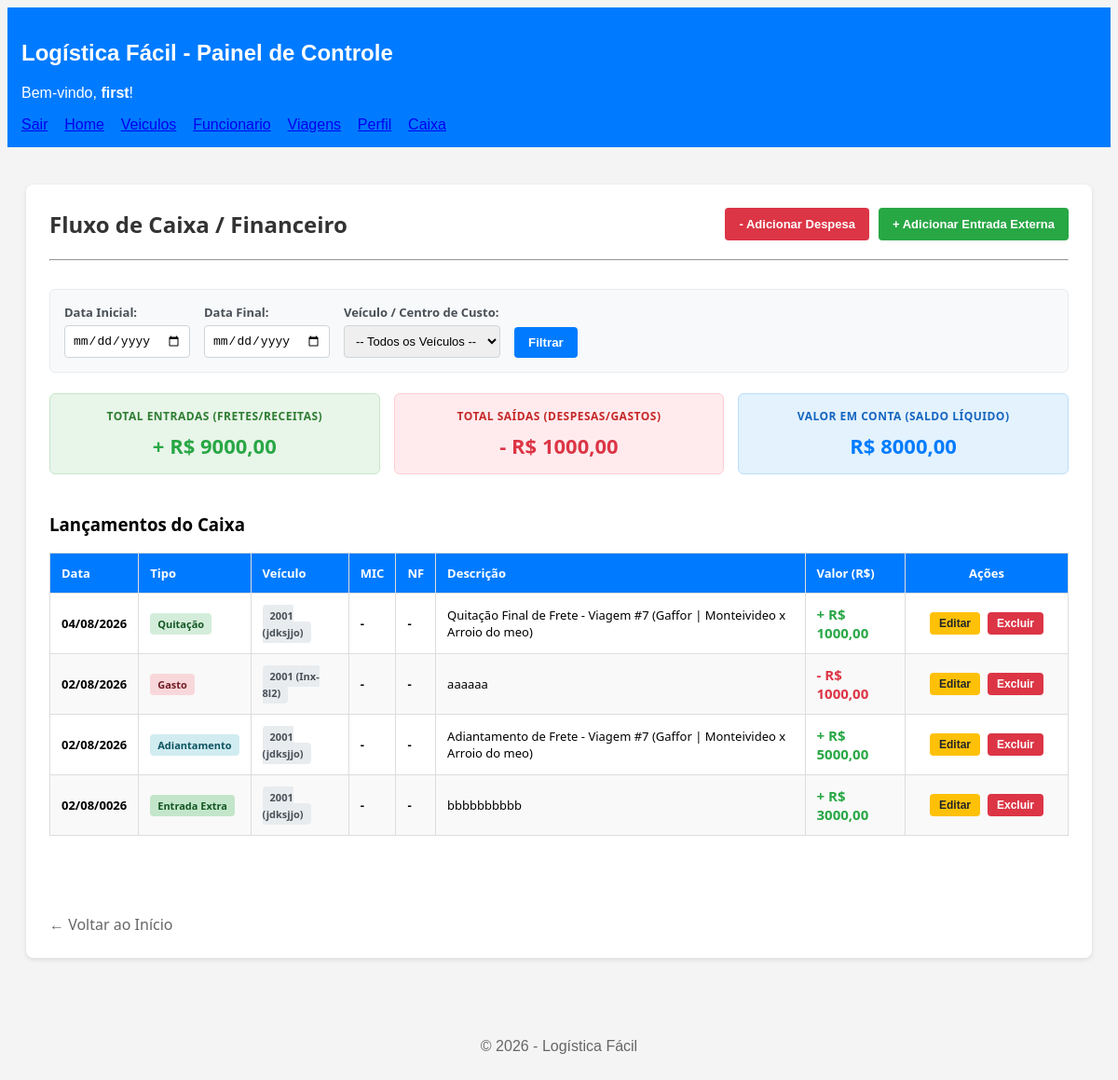
/caixa/ (signed in), run on the app's committed database.
### app/models.py (models this page shows, shortened)
class Caixa(models.Model):
    TIPO_CHOICES = [
        ('despesa', 'Despesa / Gasto (-)'),
        ('adiantamento', 'Recebimento - Adiantamento (+)'),
        ('quitacao', 'Recebimento - Quitação (+)'),
        ('receita_extra', 'Entrada Externa / Receita (+)'),
    ]
    usuario = models.ForeignKey(User, on_delete=models.CASCADE, verbose_name="Usuário", db_index=True)
    data = models.DateField(verbose_name="Data", db_index=True)
    valor_entrada = models.DecimalField(max_digits=10, decimal_places=2, default=0.00, verbose_name="Valor Entrada (+)")
    valor_saida = models.DecimalField(max_digits=10, decimal_places=2, default=0.00, verbose_name="Valor Saída (-)")
    tipo = models.CharField(max_length=20, choices=TIPO_CHOICES, verbose_name="Tipo de Lançamento")
    centro_de_custo = models.CharField(max_length=100, verbose_name="Centro de Custo / Veículo")
    viagem = models.ForeignKey('Viagem', on_delete=models.CASCADE, blank=True, null=True, verbose_name="Viagem Origem")
    descricao = models.TextField(verbose_name="Descrição")
    @property
    def mic_exibicao(self):
        return self.viagem.mic if (self.viagem and self.viagem.mic) else "-"
    @property
    def nota_fiscal_exibicao(self):
        return self.viagem.nota_fiscal if (self.viagem and self.viagem.nota_fiscal) else "-"
    class Meta:
        db_table = 'caixa'
        verbose_name = "Fluxo de Caixa"
        verbose_name_plural = "Fluxos de Caixa"

class Viagem(models.Model):
    STATUS_VIAGEM_CHOICES = [
        ('planejada', 'Planejada'),
        ('em_andamento', 'Em Andamento'),
        ('concluida', 'Concluída'),
        ('quitada', 'Quitada'),
        ('cancelada', 'Cancelada'),
    ]
    usuario = models.ForeignKey(User, on_delete=models.CASCADE, verbose_name="Usuário", db_index=True)
    contratante = models.CharField(max_length=150, verbose_name="Contratante")
    data_inicio = models.DateField(verbose_name="Data de Início", db_index=True)
    data_final = models.DateField(blank=True, null=True, verbose_name="Data Final")
    data_adiantamento = models.DateField(blank=True, null=True, verbose_name="Data do Adiantamento")
    data_quitacao = models.DateField(blank=True, null=True, verbose_name="Data da Quitação")
    local_inicio = models.CharField(max_length=255, verbose_name="Local de Início")
    local_final = models.CharField(max_length=255, verbose_name="Local Final")
    km_rodados = models.DecimalField(max_digits=8, decimal_places=2, default=0.0, verbose_name="KM Rodados")
    status_da_viagem = models.CharField(max_length=20, choices=STATUS_VIAGEM_CHOICES, default='planejada', verbose_name="Status da Viagem", db_index=True)
    carga = models.CharField(max_length=150, blank=True, null=True, verbose_name="Carga")
    nota_fiscal = models.CharField(max_length=50, blank=True, null=True, verbose_name="Nota Fiscal")
    mic = models.CharField(max_length=50, blank=True, null=True, verbose_name="MIC")
    motorista = models.ForeignKey(Funcionario, on_delete=models.PROTECT, related_name="viagens_motorista", verbose_name="Motorista")
    veiculo_1 = models.ForeignKey(Veiculo, on_delete=models.PROTECT, related_name="viagens_veiculo", verbose_name="Veículo Principal")
    reboque = models.ForeignKey(Veiculo, on_delete=models.SET_NULL, blank=True, null=True, related_name="viagens_reboque", verbose_name="Reboque")
    valor_adiantamento = models.DecimalField(max_digits=10, decimal_places=2, verbose_name="Valor do Adiantamento")
    valor_quitacao = models.DecimalField(max_digits=10, decimal_places=2, verbose_name="Valor da Quitação")
    media = models.DecimalField(max_digits=6, decimal_places=2, default=0.0, verbose_name="Média de Consumo (km/L)")
    descricao = models.TextField(blank=True, null=True, verbose_name="Descrição")
    class Meta:
        db_table = 'viagens'
        verbose_name = "Viagem"
        verbose_name_plural = "Viagens"

### app/views.py (the view)
# urls.py: path('caixa/', views.lista_caixa, name='lista_caixa'),
@login_required
def lista_caixa(request):
    gastos = Caixa.objects.filter(usuario=request.user).order_by('-data')
    veiculos_usuario = Veiculo.objects.filter(usuario=request.user)
    data_inicio = request.GET.get('data_inicio')
    data_fim = request.GET.get('data_fim')
    veiculo_id = request.GET.get('veiculo')
    if data_inicio:
        gastos = gastos.filter(data__gte=data_inicio)
    if data_fim:
        gastos = gastos.filter(data__lte=data_fim)
    if veiculo_id:
        veiculo_obj = get_object_or_404(Veiculo, id=veiculo_id, usuario=request.user)
        gastos = gastos.filter(centro_de_custo=str(veiculo_obj))
    total_entradas = sum(g.valor_entrada for g in gastos)
    total_saidas = sum(g.valor_saida for g in gastos)
    saldo_conta = total_entradas - total_saidas
    return render(request, 'enterprise/caixa/caixa.html', {
        'gastos': gastos,
        'veiculos_usuario': veiculos_usuario,
        'total_entradas': total_entradas,
        'total_saidas': total_saidas,
        'saldo_conta': saldo_conta,
        'data_inicio': data_inicio or '',
        'data_fim': data_fim or '',
        'veiculo_selecionado': int(veiculo_id) if veiculo_id else '',
    })

### app/templates/enterprise/caixa/caixa.html (shortened to what this page needs)
{% extends 'base.html' %}
{% block content %}
<div class="container-caixa">
    <div class="header-caixa">
        <h2>Fluxo de Caixa / Financeiro</h2>
        <div style="display: flex; gap: 10px;">
            <a href="{% url 'add_despesa_caixa' %}" style="text-decoration: none;">
                <button type="button" class="btn-novo-gasto">
                    - Adicionar Despesa
                </button>
            </a>
            <a href="{% url 'add_entrada_caixa' %}" style="text-decoration: none;">
                <button type="button" class="btn-nova-entrada">
                    + Adicionar Entrada Externa
                </button>
            </a>
        </div>
    </div>
    <hr><br>
    <form method="GET" class="container-filtro">
        <div class="grupo-filtro">
            <label>Data Inicial:</label>
            <input type="date" name="data_inicio" value="{{ data_inicio }}">
        </div>
        <div class="grupo-filtro">
            <label>Data Final:</label>
            <input type="date" name="data_fim" value="{{ data_fim }}">
        </div>
        <div class="grupo-filtro">
            <label>Veículo / Centro de Custo:</label>
            <select name="veiculo">
                <option value="">-- Todos os Veículos --</option>
            </select>
        </div>
        <div class="botoes-filtro">
            <button type="submit" class="btn-filtrar">Filtrar</button>
        </div>
    </form>
    <br>
    <div class="cards-resumo">
        <div class="card card-entradas">
            <h4>Total Entradas (Fretes/Receitas)</h4>
            <p>+ R$ {{ total_entradas|floatformat:2 }}</p>
        </div>
        <div class="card card-saidas">
            <h4>Total Saídas (Despesas/Gastos)</h4>
            <p>- R$ {{ total_saidas|floatformat:2 }}</p>
        </div>
        <div class="card card-saldo">
            <h4>Valor em Conta (Saldo Líquido)</h4>
            <p class="{% if saldo_conta < 0 %}texto-vermelho{% else %}texto-azul{% endif %}">
                R$ {{ saldo_conta|floatformat:2 }}
            </p>
        </div>
    </div>
    <br>
    <h3>Lançamentos do Caixa</h3>
    {% if gastos %}
        <table class="tabela-frota">
            <thead>
                <tr>
                    <th>Data</th>
                    <th>Tipo</th>
                    <th>Veículo</th>
                    <th>MIC</th>
                    <th>NF</th>
                    <th>Descrição</th>
                    <th>Valor (R$)</th>
                    <th class="coluna-acoes">Ações</th>
                </tr>
            </thead>
            <tbody>
                {% for gasto in gastos %}
                   <tr class="{% cycle 'linha-branca' 'linha-cinza' %}">
                        <td class="texto-negrito">{{ gasto.data|date:"d/m/Y" }}</td>
                        <td>
                            {% if gasto.tipo == 'despesa' %}
                                <span class="badge-tipo badge-despesa">Gasto</span>
                            {% elif gasto.tipo == 'adiantamento' %}
                                <span class="badge-tipo badge-adiantamento">Adiantamento</span>
                            {% elif gasto.tipo == 'quitacao' %}
                                <span class="badge-tipo badge-quitacao">Quitação</span>
                            {% else %}
                                <span class="badge-tipo badge-receita">Entrada Extra</span>
                            {% endif %}
                        </td>
                        <td><span class="badge-centro">{{ gasto.centro_de_custo }}</span></td>
                        <td class="texto-negrito">{{ gasto.mic_exibicao }}</td>
                        <td class="texto-negrito">{{ gasto.nota_fiscal_exibicao }}</td>
                        <td>{{ gasto.descricao }}</td>
                        <td class="texto-negrito" style="font-size: 15px;">
                            {% if gasto.tipo == 'despesa' %}
                                <span style="color: #dc3545;">- R$ {{ gasto.valor_saida }}</span>
                            {% else %}
                                <span style="color: #28a745;">+ R$ {{ gasto.valor_entrada }}</span>
                            {% endif %}
                        </td>
                        <td>
                            <div class="container-botoes">
                                <a href="{% url 'edit_caixa' gasto.id %}" style="text-decoration: none;">
                                    <button type="button" class="btn-editar">Editar</button>
                                </a>
                                <form action="{% url 'excluir_caixa' gasto.id %}" method="POST" style="margin: 0;" onsubmit="return confirm('Tem certeza que deseja excluir este lançamento do caixa?');">
                                    <button type="submit" class="btn-excluir">Excluir</button>
                                </form>
                            </div>
                        </td>
                    </tr>
                {% endfor %}
            </tbody>
        </table>
    {% else %}
        <div class="aviso-vazio">Nenhum lançamento encontrado para os filtros selecionados.</div>
    {% endif %}
    <br><br>
    <a href="{% url 'home' %}" style="color: #666; text-decoration: none;">← Voltar ao Início</a>
</div>
{% endblock %}

### app/templates/base.html (shortened to what this page needs)
{% load static %}
<!DOCTYPE html>
<html lang="pt-BR">
    <head>
    </head>
    <body style="background-color: #f4f4f4; font-family: Arial, sans-serif;">
        <header
            style="background-color: #007bff; color: white; padding: 15px; margin-bottom: 20px;">
            <h2>Logística Fácil - Painel de Controle</h2>
            {% if user.is_authenticated %}
            <p>Bem-vindo, <strong>{{ user.username }}</strong>!</p>
            <a href="{% url 'logout' %}">Sair</a>
            {% else %}
            <p>Você não está logado.</p>
            <a href="{% url 'login' %}">Fazer Login</a>
            {% endif %}
             &nbsp&nbsp  <a href="{% url 'home' %}">Home</a>
            &nbsp&nbsp  <a href="{% url 'lista_veiculos' %}">Veiculos</a>
            &nbsp&nbsp  <a href="{% url 'lista_funcionario' %}">Funcionario</a>
            &nbsp&nbsp  <a href="{% url 'lista_viagem' %}">Viagens</a>
            &nbsp&nbsp  <a href="{% url 'perfil_user' %}">Perfil</a>
            &nbsp&nbsp  <a href="{% url 'lista_caixa' %}">Caixa</a>
        </header>
        <main style="padding: 20px;">
            {% block content %}
            {% endblock %}
        </main>
        <footer
            style="margin-top: 40px; padding: 10px; text-align: center; color: #666;">
            <p>&copy; 2026 - Logística Fácil</p>
        </footer>
    </body>
</html>

### app/templates/enterprise/caixa/caixa.html (style rules this page uses)
.container-caixa { max-width: 1100px; margin: 0 auto; background: #ffffff; padding: 25px; border-radius: 8px; box-shadow: 0 2px 5px rgba(0,0,0,0.1); font-family: 'Segoe UI', Tahoma, Geneva, Verdana, sans-serif; }
.header-caixa { display: flex; justify-content: space-between; align-items: center; margin-bottom: 20px; }
.header-caixa h2 { margin: 0; color: #333333; }
.btn-novo-gasto { background-color: #dc3545; color: white; padding: 10px 15px; border: none; border-radius: 4px; cursor: pointer; font-weight: bold; font-size: 13px; transition: background 0.2s; }
.btn-nova-entrada { background-color: #28a745; color: white; padding: 10px 15px; border: none; border-radius: 4px; cursor: pointer; font-weight: bold; font-size: 13px; transition: background 0.2s; }
.container-filtro { display: flex; gap: 15px; align-items: flex-end; background: #f8f9fa; padding: 15px; border-radius: 6px; border: 1px solid #e9ecef; flex-wrap: wrap; }
.grupo-filtro { display: flex; flex-direction: column; gap: 5px; }
.grupo-filtro label { font-size: 13px; font-weight: bold; color: #495057; }
.grupo-filtro input, .grupo-filtro select { padding: 8px; border: 1px solid #ced4da; border-radius: 4px; font-size: 13px; }
.botoes-filtro { display: flex; gap: 8px; }
.btn-filtrar { background-color: #007bff; color: white; border: none; padding: 9px 15px; border-radius: 4px; font-weight: bold; cursor: pointer; }
.cards-resumo { display: grid; grid-template-columns: repeat(3, 1fr); gap: 15px; }
.card { border-radius: 6px; padding: 15px; text-align: center; border: 1px solid #e9ecef; }
.card h4 { margin: 0; font-size: 12px; text-transform: uppercase; letter-spacing: 0.5px; }
.card p { margin: 8px 0 0 0; font-size: 22px; font-weight: bold; }
.card-entradas { background-color: #e8f5e9; border-color: #c8e6c9; }
.card-entradas h4 { color: #2e7d32; }
.card-entradas p { color: #28a745; }
.card-saidas { background-color: #ffebee; border-color: #ffcdd2; }
.card-saidas h4 { color: #c62828; }
.card-saidas p { color: #dc3545; }
.card-saldo { background-color: #e3f2fd; border-color: #bbdefb; }
.card-saldo h4 { color: #1565c0; }
.texto-azul { color: #007bff; }
.tabela-frota { width: 100%; border-collapse: collapse; text-align: left; margin-bottom: 40px; }
.tabela-frota thead tr { background-color: #007bff; color: white; }
.tabela-frota th, .tabela-frota td { padding: 12px; border: 1px solid #ddd; font-size: 13px; }
.coluna-acoes { text-align: center; width: 150px; }
.linha-branca { background-color: #ffffff; }
.linha-cinza { background-color: #f9f9f9; }
.texto-negrito { font-weight: bold; }
.container-botoes { display: flex; gap: 8px; justify-content: center; }
.btn-editar { background-color: #ffc107; color: #212529; padding: 5px 10px; border: none; border-radius: 4px; cursor: pointer; font-weight: bold; font-size: 12px; }
.btn-excluir { background-color: #dc3545; color: white; padding: 5px 10px; border: none; border-radius: 4px; cursor: pointer; font-weight: bold; font-size: 12px; }
.badge-centro { background-color: #e9ecef; color: #495057; padding: 4px 8px; border-radius: 4px; font-weight: bold; font-size: 11px; }
.badge-tipo { padding: 4px 8px; border-radius: 4px; font-weight: bold; font-size: 11px; display: inline-block; }
.badge-despesa { background-color: #f8d7da; color: #721c24; }
.badge-adiantamento { background-color: #d1ecf1; color: #0c5460; }
.badge-quitacao { background-color: #d4edda; color: #155724; }
.badge-receita { background-color: #c3e6cb; color: #155724; }

### data on the page
Caixa: data "04/08/2026", tipo "Quitação", centro_de_custo "2001 (jdksjjo)", mic_exibicao "-", nota_fiscal_exibicao "-", descricao "Quitação Final de Frete - Viagem #7 (Gaffor | Monteivideo x Arroio do meo)", valor_entrada "1000,00"
Caixa: data "02/08/2026", tipo "Gasto", centro_de_custo "2001 (Inx-8l2)", mic_exibicao "-", nota_fiscal_exibicao "-", descricao "aaaaaa", valor_saida "1000,00"
Caixa: data "02/08/2026", tipo "Adiantamento", centro_de_custo "2001 (jdksjjo)", mic_exibicao "-", nota_fiscal_exibicao "-", descricao "Adiantamento de Frete - Viagem #7 (Gaffor | Monteivideo x Arroio do meo)", valor_entrada "5000,00"
Caixa: data "02/08/0026", tipo "Entrada Extra", centro_de_custo "2001 (jdksjjo)", mic_exibicao "-", nota_fiscal_exibicao "-", descricao "bbbbbbbbbb", valor_entrada "3000,00"

### other printed values
{{ user.username }} "first"
{{ total_entradas|floatformat:2 }} "9000,00"
{{ total_saidas|floatformat:2 }} "1000,00"
{{ saldo_conta|floatformat:2 }} "8000,00"
